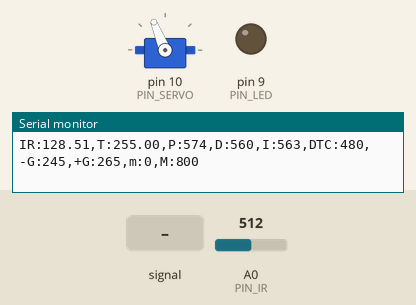
Bench run of a sketch on a simulated Arduino Uno, built with avr-gcc and run on an emulated ATmega328P. Parts: servo, output pins drawn as LEDs (lit = HIGH), the last lines printed to the serial monitor. Inputs (shaded band) come from the test bench; at power-on: A0 (PIN_IR) = 512.

Above: at 1.2 s.
1.3 s: A0 (PIN_IR) fed a 2 Hz sine of ±306 counts around its level
At 1.92 s:
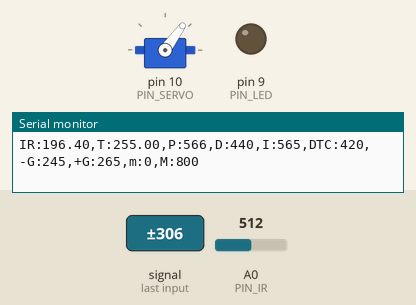
4.3 s: A0 (PIN_IR) set to 400
5.8 s: A0 (PIN_IR) set to 0
At 7.03 s:
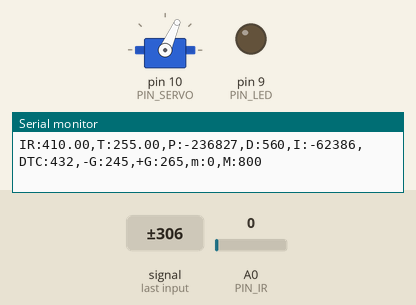
8.8 s: A0 (PIN_IR) set to 110
Timing chart, 0 to 11.3 s (numbered marks = the images above; inputs shaded):
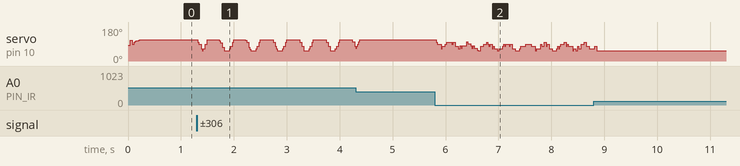

The sketch:

20203127_pid.ino
```cpp
#include <Servo.h>

/////////////////////////////
// Configurable parameters //
/////////////////////////////

// Arduino pin assignment
#define PIN_LED 9
#define PIN_SERVO 10
#define PIN_IR A0

// Framework setting
#define _DIST_TARGET 255
#define _DIST_MIN 100
#define _DIST_MAX 410

// Distance sensor
#define _DIST_ALPHA 0.45

// Servo range
#define _DUTY_MIN 1100
#define _DUTY_NEU 1400
#define _DUTY_MAX 1700

// Servo speed control
#define _SERVO_ANGLE 30
#define _SERVO_SPEED 300

// Event periods
#define _INTERVAL_DIST 20
#define _INTERVAL_SERVO 20
#define _INTERVAL_SERIAL 100

//filter
#define LENGTH 30
#define k_LENGTH 8
#define Horizontal_Angle 1490
#define Max_Variable_Angle 100


// PID parameters
#define _KP 2.3 //1.0
#define _KD 64.5 //60.0
#define _KI 0.01


//////////////////////
// global variables //
//////////////////////

// Servo instance
Servo myservo;
// Distance sensor
float dist_target; // location to send the ball
float dist_raw, dist_ema, dist_filtered;
int a, b;
const float coE[] = {-0.0000094, 0.0055950, 0.1677170, 64.5711918};

// Event periods
unsigned long last_sampling_time_dist, last_sampling_time_servo, last_sampling_time_serial;
bool event_dist, event_servo, event_serial;

// Servo speed control
int duty_chg_per_interval;
int duty_target, duty_curr;

// PID variables
float error_curr, error_prev, control, pterm, dterm, iterm;

int correction_dist, iter;
float dist_list[LENGTH], sum, alpha;

void setup() {
// initialize GPIO pins for LED and attach servo
  pinMode(PIN_LED, OUTPUT);
  myservo.attach(PIN_SERVO);
// initialize global variables
  last_sampling_time_dist = last_sampling_time_servo = last_sampling_time_serial = 0;
  event_dist = event_servo = event_serial = false;
  dist_target = _DIST_TARGET;
  duty_curr = 1570;
  correction_dist = 0;
  iter = 0; sum = 0;
  alpha = _DIST_ALPHA;
  iterm = 0;


// move servo to neutral position
  myservo.writeMicroseconds(_DUTY_NEU);
// initialize serial port
  Serial.begin(57600);
// convert angle speed into duty change per interval.
  duty_chg_per_interval = int((_DUTY_MAX - _DUTY_MIN) * (_SERVO_SPEED /  _SERVO_ANGLE) * (float(_INTERVAL_SERVO) / 1000.0));
}


void loop() {
/////////////////////
// Event generator //
/////////////////////
  unsigned long time_curr = millis();
    if(time_curr >= last_sampling_time_dist + _INTERVAL_DIST) {
          last_sampling_time_dist += _INTERVAL_DIST;
          event_dist = true;
    }
    if(time_curr >= last_sampling_time_servo + _INTERVAL_SERVO) {
          last_sampling_time_servo += _INTERVAL_SERVO;
          event_servo = true;
    }
    if(time_curr >= last_sampling_time_serial + _INTERVAL_SERIAL) {
          last_sampling_time_serial += _INTERVAL_SERIAL;
          event_serial = true;
    }


////////////////////
// Event handlers //
////////////////////

  if(event_dist) {
     event_dist = false;
  // get a distance reading from the distance sensor
      dist_filtered = ir_distance_filtered();

  // PID control logic
    error_curr = _DIST_TARGET - dist_filtered;
    pterm = _KP * error_curr;
    dterm = _KD*(error_curr-error_prev);
    iterm += _KI * error_curr;
    control = pterm + dterm + iterm;

  // duty_target = f(duty_neutral, control)
    duty_target = _DUTY_NEU + (int)control;

  // keep duty_target value within the range of [_DUTY_MIN, _DUTY_MAX]
    if (duty_target < _DUTY_MIN) {
      duty_target = _DUTY_MIN;  // duty_target < _DUTY_MIN 일 때 duty_target 를 _DUTY_MIN 로 고정
    } else if (duty_target > _DUTY_MAX) {
       duty_target = _DUTY_MAX; // duty_target > _DUTY_MAX 일 때 duty_target 를 _DUTY_MAX 로 고정
    }
      error_prev = error_curr;
    if (dist_filtered < _DIST_MIN) {
      dist_filtered = _DIST_MIN;
    } else if (dist_filtered > _DIST_MAX) {
      dist_filtered = _DIST_MAX;
    }
  }
  if(event_servo) {
    event_servo = false; //
    // adjust duty_curr toward duty_target by duty_chg_per_interval
    if(duty_target > duty_curr) {
      duty_curr += duty_chg_per_interval;
      if(duty_curr > duty_target) duty_curr = duty_target;
    }
    else {
      duty_curr -= duty_chg_per_interval;
      if(duty_curr < duty_target) duty_curr = duty_target;
    }

    // update servo position
    myservo.writeMicroseconds(duty_curr);
  }

  if(event_serial) {
    event_serial = false;
    Serial.print("IR:");
    Serial.print(dist_filtered);
    Serial.print(",T:");
    Serial.print(dist_target);
    Serial.print(",P:");
    Serial.print(map(pterm,-1000,1000,510,610));
    Serial.print(",D:");
    Serial.print(map(dterm,-1000,1000,510,610));
    Serial.print(",I:");
    Serial.print(map(iterm,-1000,1000,510,610));
    Serial.print(",DTC:");
    Serial.print(map(duty_curr,1000,2000,410,510));
    Serial.println(",-G:245,+G:265,m:0,M:800");
  }
}

float ir_distance(void){ // return value unit: mm
  float val;
  float caliVal;
  float volt = float(analogRead(PIN_IR));
  val = ((6762.0/(volt-9.0))-4.0) * 10.0;
  caliVal = coE[0] * pow(val, 3) + coE[1] * pow(val, 2) + coE[2] * val + coE[3];
  return caliVal;
}

float ir_distance_filtered(void){ // return value unit: mm
  sum = 0;
  iter = 0;
  while (iter < LENGTH)
  {
    dist_list[iter] = ir_distance();
    sum += dist_list[iter];
    iter++;
  }

  for (int i = 0; i < LENGTH-1; i++){
    for (int j = i+1; j < LENGTH; j++){
      if (dist_list[i] > dist_list[j]) {
        float tmp = dist_list[i];
        dist_list[i] = dist_list[j];
        dist_list[j] = tmp;
      }
    }
  }

  for (int i = 0; i < k_LENGTH; i++) {
    sum -= dist_list[i];
  }
  for (int i = 1; i <= k_LENGTH; i++) {
    sum -= dist_list[LENGTH-i];
  }

  float dist_cali = sum/(LENGTH-2*k_LENGTH)*1.05;
  float filt_val;
  filt_val = alpha*dist_cali + (1-alpha)*dist_filtered;
  return filt_val;
}
```
